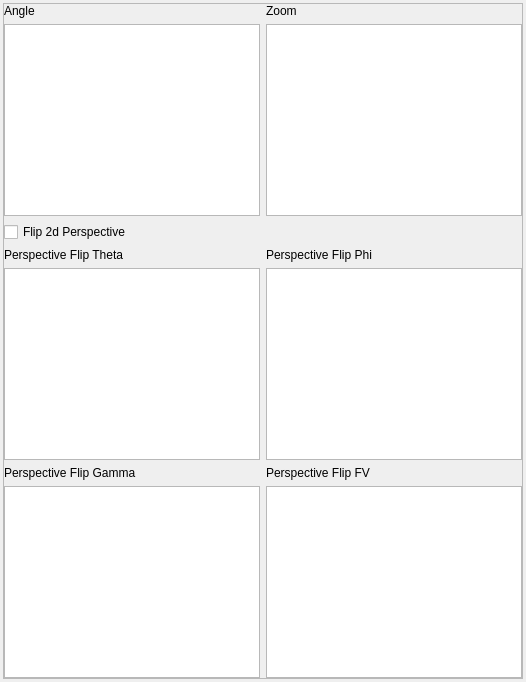
                   <widget class="QWidget" name="anim_2d">
                    <property name="sizePolicy">
                     <sizepolicy hsizetype="Expanding" vsizetype="Preferred">
                      <horstretch>0</horstretch>
                      <verstretch>0</verstretch>
                     </sizepolicy>
                    </property>
                    <attribute name="title">
                     <string>2D</string>
                    </attribute>
                    <layout class="QHBoxLayout" name="horizontalLayout">
                     <property name="leftMargin">
                      <number>3</number>
                     </property>
                     <property name="topMargin">
                      <number>3</number>
                     </property>
                     <property name="rightMargin">
                      <number>3</number>
                     </property>
                     <property name="bottomMargin">
                      <number>3</number>
                     </property>
                     <item>
                      <widget class="QFrame" name="frame_2">
                       <property name="sizePolicy">
                        <sizepolicy hsizetype="Expanding" vsizetype="Preferred">
                         <horstretch>0</horstretch>
                         <verstretch>0</verstretch>
                        </sizepolicy>
                       </property>
                       <property name="frameShape">
                        <enum>QFrame::StyledPanel</enum>
                       </property>
                       <property name="frameShadow">
                        <enum>QFrame::Raised</enum>
                       </property>
                       <layout class="QGridLayout" name="gridLayout_8">
                        <property name="leftMargin">
                         <number>0</number>
                        </property>
                        <property name="topMargin">
                         <number>0</number>
                        </property>
                        <property name="rightMargin">
                         <number>0</number>
                        </property>
                        <property name="bottomMargin">
                         <number>0</number>
                        </property>
                        <item row="4" column="1">
                         <widget class="QTextEdit" name="perspective_flip_phi">
                          <property name="maximumSize">
                           <size>
                            <width>16777215</width>
                            <height>1000</height>
                           </size>
                          </property>
                         </widget>
                        </item>
                        <item row="0" column="0">
                         <widget class="QLabel" name="label_37">
                          <property name="text">
                           <string>Angle</string>
                          </property>
                         </widget>
                        </item>
                        <item row="0" column="1">
                         <widget class="QLabel" name="label_39">
                          <property name="text">
                           <string>Zoom</string>
                          </property>
                         </widget>
                        </item>
                        <item row="1" column="1">
                         <widget class="QTextEdit" name="zoom">
                          <property name="maximumSize">
                           <size>
                            <width>16777215</width>
                            <height>1000</height>
                           </size>
                          </property>
                         </widget>
                        </item>
                        <item row="2" column="0">
                         <widget class="QCheckBox" name="flip_2d_perspective">
                          <property name="text">
                           <string>Flip 2d Perspective</string>
                          </property>
                         </widget>
                        </item>
                        <item row="6" column="0">
                         <widget class="QTextEdit" name="perspective_flip_gamma">
                          <property name="maximumSize">
                           <size>
                            <width>16777215</width>
                            <height>1000</height>
                           </size>
                          </property>
                         </widget>
                        </item>
                        <item row="3" column="0">
                         <widget class="QLabel" name="label_41">
                          <property name="text">
                           <string>Perspective Flip Theta</string>
                          </property>
                         </widget>
                        </item>
                        <item row="4" column="0">
                         <widget class="QTextEdit" name="perspective_flip_theta">
                          <property name="maximumSize">
                           <size>
                            <width>16777215</width>
                            <height>1000</height>
                           </size>
                          </property>
                         </widget>
                        </item>
                        <item row="1" column="0">
                         <widget class="QTextEdit" name="angle">
                          <property name="maximumSize">
                           <size>
                            <width>16777215</width>
                            <height>1000</height>
                           </size>
                          </property>
                         </widget>
                        </item>
                        <item row="6" column="1">
                         <widget class="QTextEdit" name="perspective_flip_fv">
                          <property name="maximumSize">
                           <size>
                            <width>16777215</width>
                            <height>1000</height>
                           </size>
                          </property>
                         </widget>
                        </item>
                        <item row="3" column="1">
                         <widget class="QLabel" name="label_38">
                          <property name="text">
                           <string>Perspective Flip Phi</string>
                          </property>
                         </widget>
                        </item>
                        <item row="5" column="0">
                         <widget class="QLabel" name="label_40">
                          <property name="text">
                           <string>Perspective Flip Gamma</string>
                          </property>
                         </widget>
                        </item>
                        <item row="5" column="1">
                         <widget class="QLabel" name="label_42">
                          <property name="text">
                           <string>Perspective Flip FV</string>
                          </property>
                         </widget>
                        </item>
                       </layout>
                      </widget>
                     </item>
                    </layout>
                   </widget>
